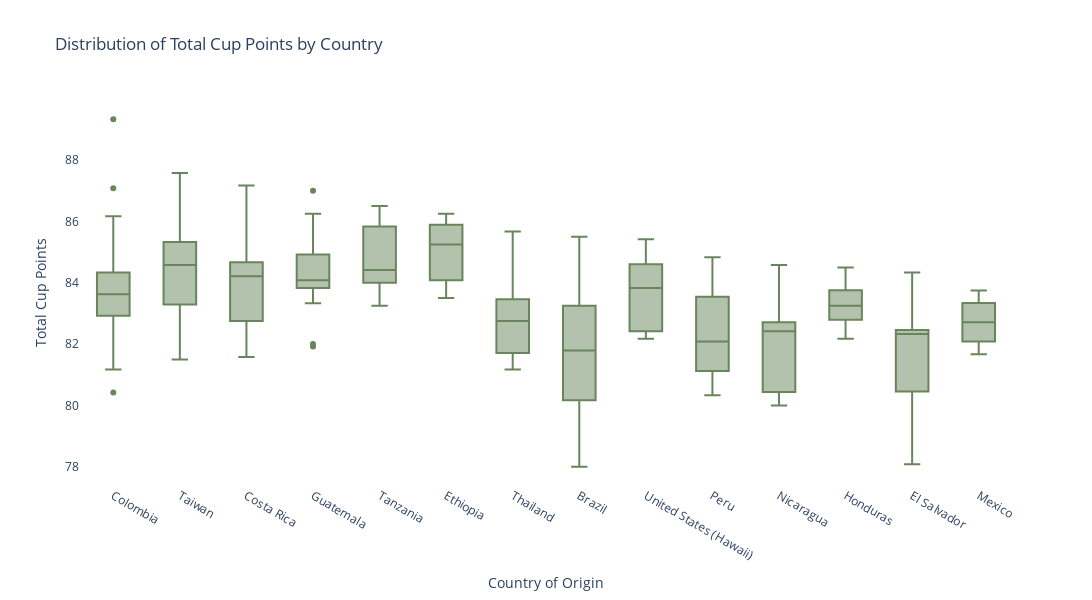

Notebook source saved alongside this figure:
### Code cell
# Boxplot of total cup points by country
quality_country_box = px.box(coffee[coffee['country_of_origin'].isin(top_countries)], x='country_of_origin', 
                                  y='total_cup_points', title='Distribution of Total Cup Points by Country',
                                  color_discrete_sequence=[px.colors.qualitative.Antique[6]],
                                  width=1100, height=600)

quality_country_box.update_layout({
    'plot_bgcolor':'rgba(0, 0, 0, 0)',
    'paper_bgcolor':'rgba(0, 0, 0, 0)'
})

quality_country_box.update_layout(yaxis_title='Total Cup Points', xaxis_title='Country of Origin')

quality_country_box.show()

### Figure 1 — Plotly figure (JSON) as saved in the notebook; plotly's stock layout.template omitted (floating-point values rounded to 4 significant figures; data arrays with more than 128 entries replaced by an {"elided": "..."} marker saying what was removed)
{"data": [{"alignmentgroup": "True", "hovertemplate": "country_of_origin=%{x}<br>total_cup_points=%{y}<extra></extra>", "legendgroup": "", "marker": {"color": "rgb(104, 133, 92)"}, "name": "", "notched": false, "offsetgroup": "", "orientation": "v", "showlegend": false, "type": "box", "x": {"elided": "181 str values"}, "x0": " ", "xaxis": "x", "y": {"elided": "181 float values"}, "y0": " ", "yaxis": "y"}], "layout": {"boxmode": "group", "height": 600, "legend": {"tracegroupgap": 0}, "paper_bgcolor": "rgba(0, 0, 0, 0)", "plot_bgcolor": "rgba(0, 0, 0, 0)", "title": {"text": "Distribution of Total Cup Points by Country"}, "width": 1100, "xaxis": {"anchor": "y", "domain": [0, 1], "title": {"text": "Country of Origin"}}, "yaxis": {"anchor": "x", "domain": [0, 1], "title": {"text": "Total Cup Points"}}}}
